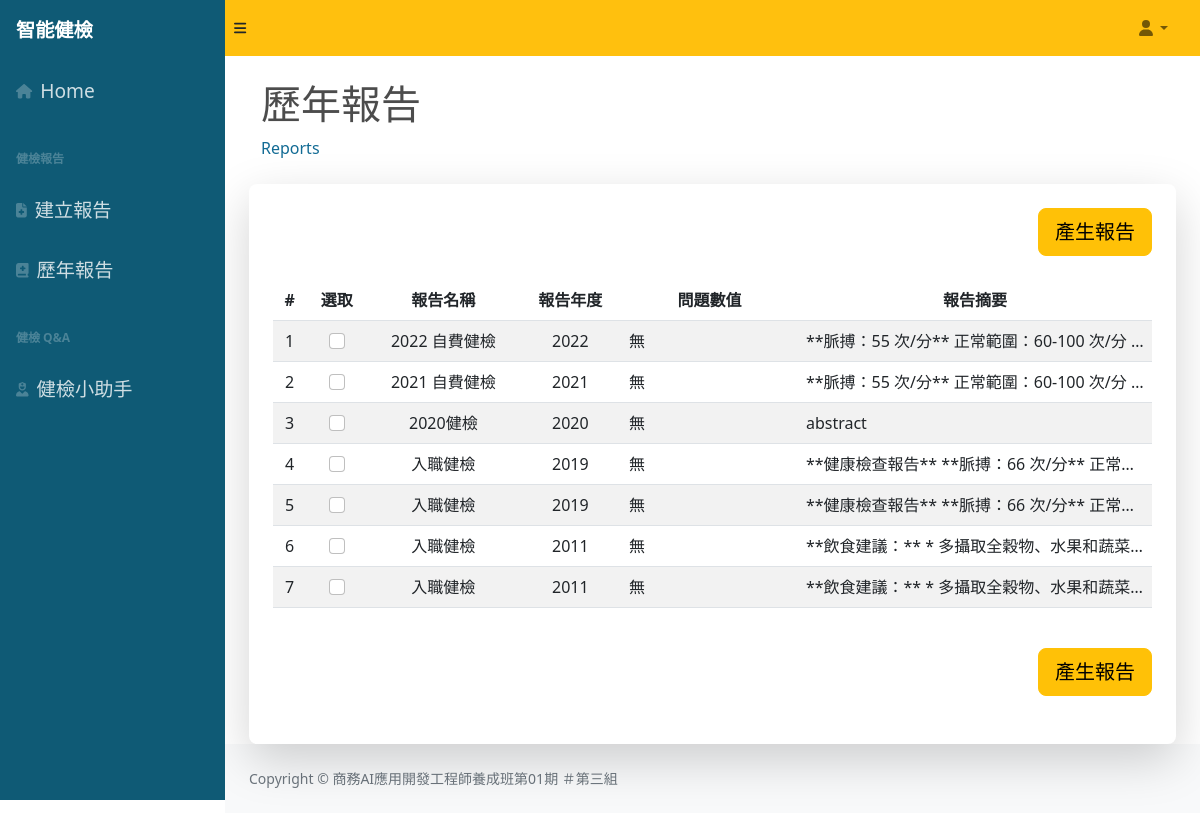
Page /reports/ on the earlier database version.
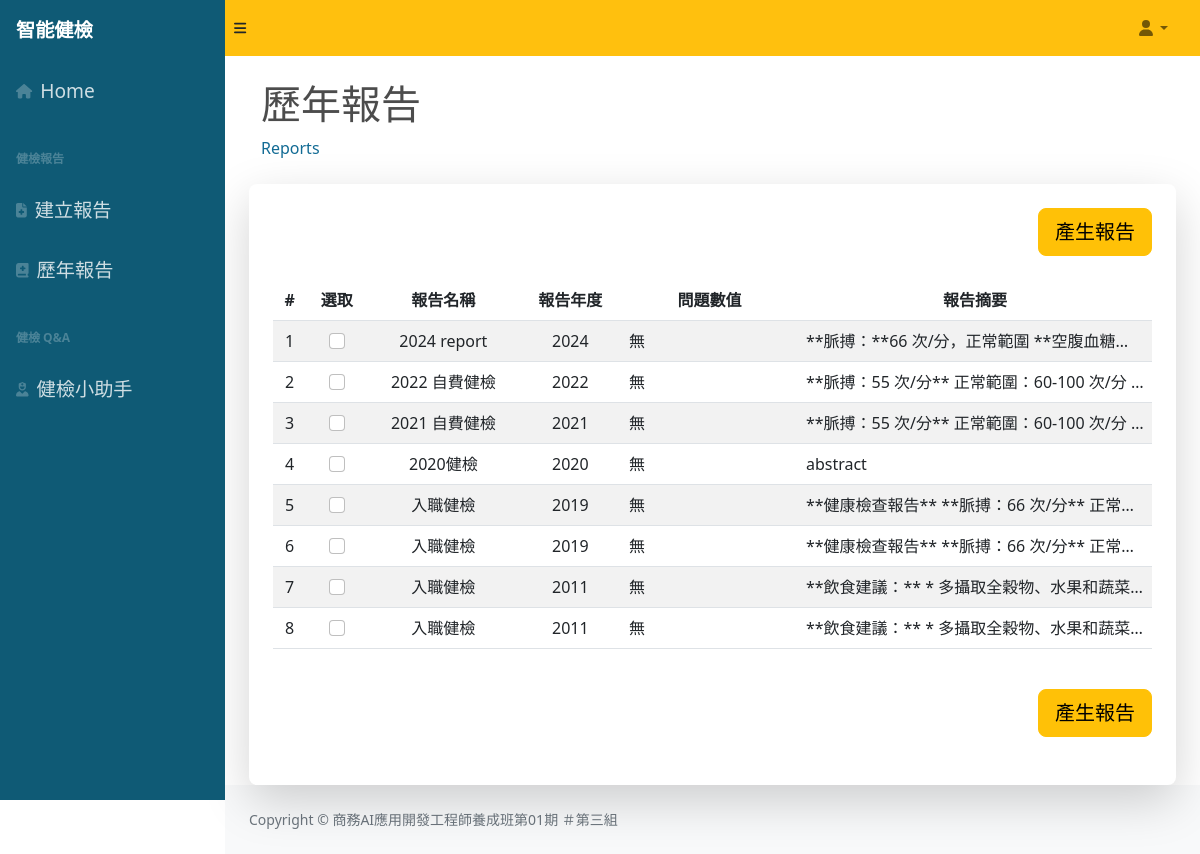
Same page on the later database version.
### content/models.py (models this page shows)
class Report(models.Model):
  report_name = models.CharField(max_length=50)
  report_year = models.CharField(max_length=5)
  diastolic_pressure = models.IntegerField()
  systolic_pressure  = models.IntegerField()
  pulse = models.IntegerField()
  glucose_ac = models.IntegerField()
  hba1c = models.FloatField()
  t_cho = models.IntegerField()
  tg = models.IntegerField()
  hdl_c = models.IntegerField()
  ldl_c = models.IntegerField()
  problems = models.TextField(max_length=200)
  abstract = models.TextField(max_length=1000)
  created_at = models.DateTimeField(auto_now_add=True)

### content/views.py (the view)
# urls.py: path('reports/', views.select, name='select'),
def select(request):
    reports = Report.objects.all().values().order_by('-report_year')
    template = loader.get_template('select.html')
    context = {
        'reports': reports
    }
    return HttpResponse(template.render(context, request))

### content/templates/select.html (shortened to what this page needs)
{% extends 'basic.html'%}
    {% block mymessage %}
        <div class="container-fluid">
            <h1 class="mt-4 text-black-70">歷年報告</h1>
            <ol class="breadcrumb mb-4">
                <li class="breadcrumb-item active">Reports</li>
            </ol>
        </div>
        <div class="container-fluid px-4 py-4 rounded-3 shadow-lg overflow-auto bg-white">
                <form action="selectreport/" method="post">
                    <button class="btn  btn-lg btn-warning float-end mb-4" type="submit" onclick="showLoading2()">產生報告</button>
                    <div style="max-height: 60vh; overflow-y: scroll; clear:both;">
                        <table class="table table-striped table-hover align-middle">
                            <thead>
                                <tr>
                                    <th class="text-center" scope="col">#</th>
                                    <th class="text-center" scope="col">選取</th>
                                    <th class="text-center" scope="col">報告名稱</th>
                                    <th class="text-center" scope="col">報告年度</th>
                                    <th class="text-center" scope="col">問題數值</th>
                                    <th class="text-center" scope="col">報告摘要</th>
                                </tr>
                            </thead>
                            <tbody>
                                {% for r in reports %}
                                <tr>
                                    <td class="text-center" style="max-width: 80px;">{{forloop.counter}}</td>
                                    <td class="text-center" style="max-width: 80px;"><input class="form-check-input" type="checkbox" id="report_{{r.id}}" name="report_{{r.id}}" /></td>
                                    <td class="text-center" style="max-width: 200px;">{{ r.report_name }}</td>
                                    <td class="text-center" style="max-width: 100px;">{{ r.report_year }}</td>
                                    <td class="text-left" style="max-width: 280px; min-width: 140px;">{% if r.problems %}{{ r.problems }} {% else %} 無 {% endif %}</td>
                                    <td class="text-truncate" style="max-width: 280px;">{{ r.abstract }}</td>
                                </tr>
                                {% endfor %}
                            </tbody>
                        </table>
                    </div>
                    <button class="btn  btn-lg btn-warning float-end my-4" type="submit" onclick="showLoading2()">產生報告</button>
                </form>
        </div>
    {% endblock %}

Differences in the rows shown:
added Report: report_name "2024 report", report_year "2024", problems "無", abstract "**脈搏：**66 次/分，正常範圍 **空腹血糖…"
